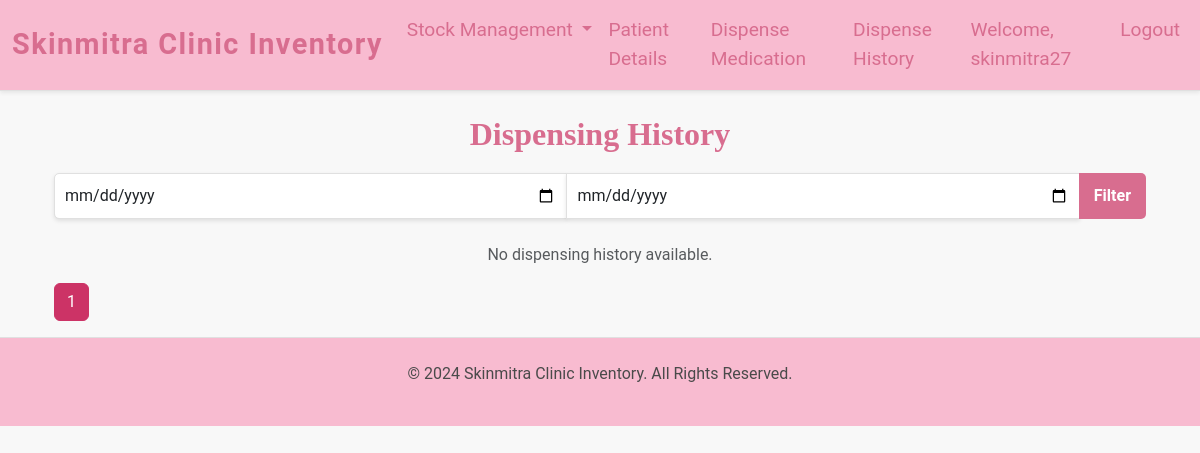
The page /dispensing-history/ (signed in) on the database as committed earlier.
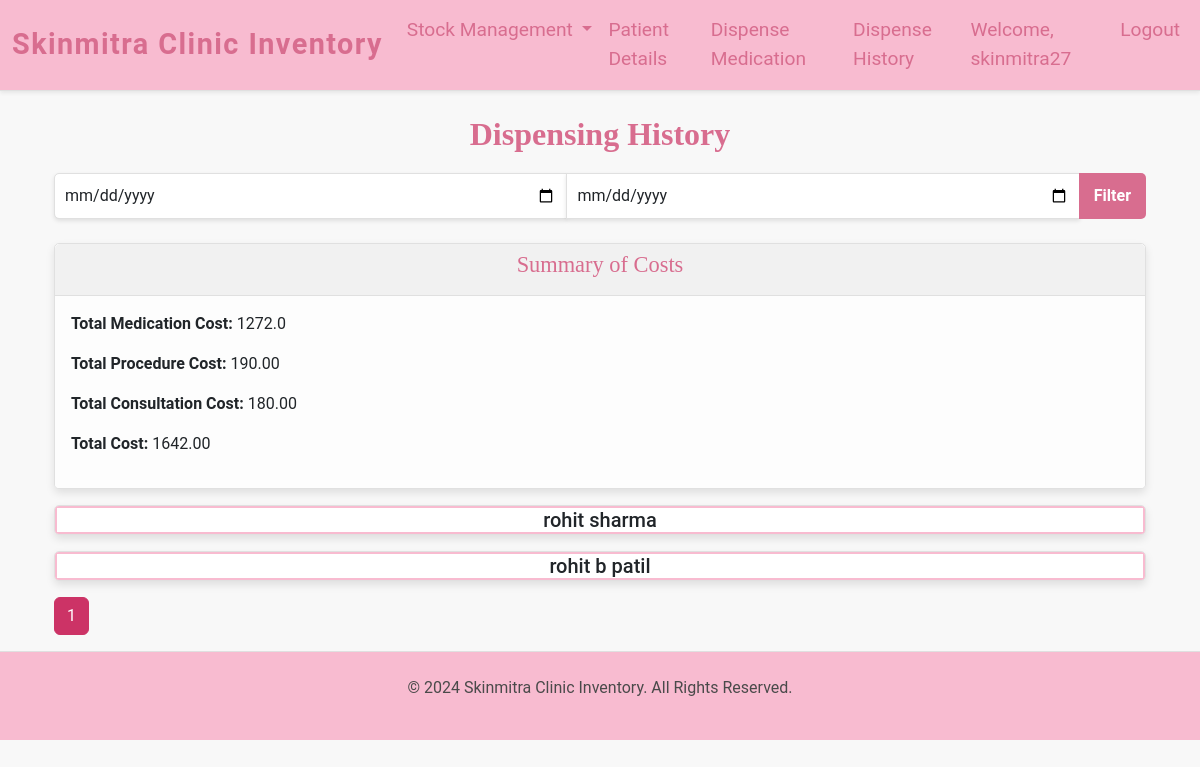
The same page on the database as committed later.
### inventory/models.py (models this page shows, shortened)
class Patient(models.Model):
    name = models.CharField(max_length=255)
    age = models.DecimalField(max_digits=10, decimal_places=2)
    contact = models.CharField(max_length=15, blank=True, null=True)
    diagnosis = models.TextField(blank=True, null=True)

### inventory/views.py (the view)
# urls.py: path("dispensing-history/", views.dispensing_history_view, name="dispensing_history"),
@login_required
def dispensing_history_view(request):
    search_query = request.GET.get('search', '').strip()
    from_date = request.GET.get('from_date')
    to_date = request.GET.get('to_date')
    all_history = (
        DispensedMedicationHistory.objects.select_related('patient')
        .order_by('-date_dispensed')
    )
    if search_query:
        all_history = all_history.filter(
            Q(patient__name__icontains=search_query) |
            Q(patient__contact__icontains=search_query)  # Assuming 'contact' exists
        )
    if from_date and to_date:
        all_history = all_history.filter(date_dispensed__range=[from_date, to_date])
    total_medication_cost = 0
    total_procedure_cost = 0
    total_consultation_cost = 0
    total_cost = 0
    grouped_history = {}
    for record in all_history:
        logger.debug(f"Medication Details for Record {record.id}: {record.medication_details}")
        if isinstance(record.medication_details, list):
            medication_cost = sum(medication['cost'] for medication in record.medication_details)
        else:
            medication_cost = 0
        total_medication_cost += medication_cost
        total_procedure_cost += record.procedure_cost or 0
        total_consultation_cost += record.consultation_charge or 0
        total_cost += record.cost or 0
        if record.patient not in grouped_history:
            grouped_history[record.patient] = []
        grouped_history[record.patient].append(record)
    grouped_history_list = list(grouped_history.items())
    paginator = Paginator(grouped_history_list, 10)  # Show 10 patients per page
    page_number = request.GET.get('page')
    page_obj = paginator.get_page(page_number)
    return render(
        request,
        'dispensing_history.html',
        {
            'history': page_obj,
            'search_query': search_query,  # Pass the search query to the template
            'total_medication_cost': total_medication_cost,
            'total_procedure_cost': total_procedure_cost,
            'total_consultation_cost': total_consultation_cost,
            'total_cost': total_cost,
            'from_date': from_date,
            'to_date': to_date,
        }
    )

### inventory/templates/dispensing_history.html (shortened to what this page needs)
{% extends 'base.html' %}
{% block content %}
<div class="container">
    <h1 class="disp-hist-heading">Dispensing History</h1>
    <form method="get" action="" class="mb-4">
        <div class="input-group">
            <input type="date" name="from_date" class="form-control" placeholder="From Date" value="{{ request.GET.from_date|default:'' }}">
            <input type="date" name="to_date" class="form-control" placeholder="To Date" value="{{ request.GET.to_date|default:'' }}">
            <button type="submit" class="btn btn-primary">Filter</button>
        </div>
    </form>
    {% if history %}
    <div class="card my-3">
        <div class="card-header">
            <h5 class="card-title">Summary of Costs</h5>
        </div>
        <div class="card-body">
            <p><strong>Total Medication Cost: </strong>{{ total_medication_cost|default:"0.00" }}</p>
            <p><strong>Total Procedure Cost: </strong>{{ total_procedure_cost|default:"0.00" }}</p>
            <p><strong>Total Consultation Cost: </strong>{{ total_consultation_cost|default:"0.00" }}</p>
            <p><strong>Total Cost: </strong>{{ total_cost|default:"0.00" }}</p>
        </div>
    </div>
    {% endif %}
    {% for patient, records in history %}
    <div class="card my-3">
        <div class="card-header-patient" data-bs-toggle="collapse" data-bs-target="#patient-{{ patient.id }}">
            <h5 class="card-header-patient mb-0">{{ patient.name }}</h5>
        </div>
    </div>
    {% empty %}
    <p class="text-center text-muted">No dispensing history available.</p>
    {% endfor %}
    <div class="pagination mt-3">
        <nav aria-label="Page navigation">
            <ul class="pagination justify-content-center">
                {% for num in history.paginator.page_range %}
                    <li class="page-item {% if history.number == num %}active{% endif %}">
                        <a class="page-link" href="?page={{ num }}{% if request.GET.search %}&search={{ request.GET.search }}{% endif %}">{{ num }}</a>
                    </li>
                {% endfor %}
            </ul>
        </nav>
    </div>
</div>
{% endblock %}

Rows that differ between the two databases and show on the page:
now on this page (row unchanged): Patient: name "rohit sharma"
added Patient: name "rohit b patil"
Other text that changed with them:
{{ total_medication_cost|default:"0.00" }}: (not shown) → "1272.0"
{{ total_procedure_cost|default:"0.00" }}: (not shown) → "190.00"
{{ total_consultation_cost|default:"0.00" }}: (not shown) → "180.00"
{{ total_cost|default:"0.00" }}: (not shown) → "1642.00"
text no longer shown: "No dispensing history available."
text now shown: "Summary of Costs Total Medication Cost: Total Procedure Cost: Total Consultation Cost: Total Cost:"
